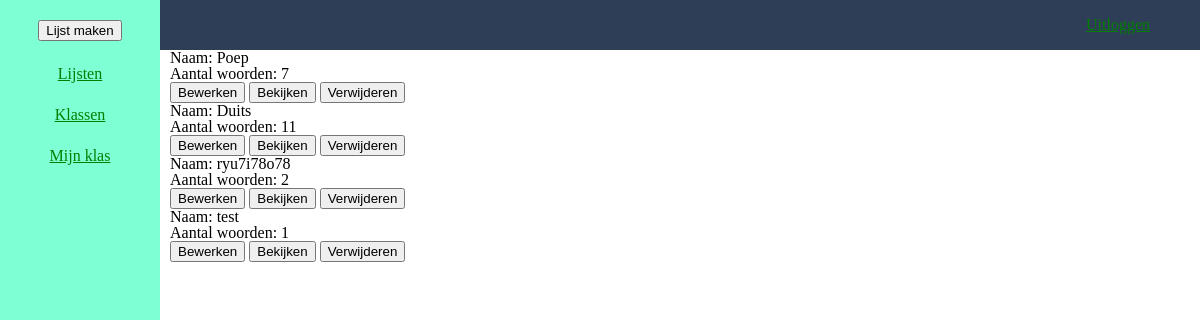
/lijsten?login=success (signed in), run on the app's committed database.
### tables this page shows
CREATE TABLE `woordjes` (
  `woordenLijstId` int(11) NOT NULL,
  `userId` int(11) NOT NULL,
  `woordenLijstNaam` varchar(535) NOT NULL,
  `taalOrigineel` varchar(535) NOT NULL,
  `taalVertaald` varchar(535) NOT NULL,
  `woordenAantal` int(11) NOT NULL,
  `woordenArray` varchar(535) NOT NULL
);

### lijsten.php (the view, shortened to what this page needs)
<?php
include 'loginHeader.php';
include 'sidebar.php';
?>
<main class="main-sidebar">
    <?php
    require "includes/dbh.inc.php";
    $sql = "SELECT * FROM woordjes WHERE userId=? ORDER BY woordenLijstId ASC";
    $stmt = mysqli_stmt_init($conn);
    if(!mysqli_stmt_prepare($stmt, $sql)) {
        header("Location: /?error=sqlerror");
        exit();
    } else {
        mysqli_stmt_bind_param($stmt, "i", $_SESSION['userId']);
        mysqli_stmt_execute($stmt);
        $result = mysqli_stmt_get_result($stmt);
        if(mysqli_num_rows($result) > 0) {
            while($lijst = mysqli_fetch_assoc($result)) {
    ?>
        <div>
            <p><?php echo 'Naam: ' . $lijst['woordenLijstNaam'] ?></p>
            <p><?php echo 'Aantal woorden: ' . $lijst['woordenAantal'] ?></p>
            <button class="bewerkButton">Bewerken</button>
            <button class="bekijkButton">Bekijken</button>
            <button class="verwijderWoordenlijstButton">Verwijderen</button>
        </div>
    <?php
            }
        } else {
            ?>
            <p>Geen lijsten gevonden, klik <a href="lijst-editor">hier</a> om er een aan te maken</p>
            <?php
        }
    }
    ?>
</main>
<?php
include 'defaultFooter.php';
?>

### css/style.css (style rules this page uses)
html, body, div, span, applet, object, iframe, h1, h2, h3, h4, h5, h6, p, blockquote, pre, a, abbr, acronym, address, big, cite, code, del, dfn, em, img, ins, kbd, q, s, samp, small, strike, strong, sub, sup, tt, var, b, u, i, center, dl, dt, dd, ol, ul, li, fieldset, form, label, legend, table, caption, tbody, tfoot, thead, tr, th, td, article, aside, canvas, details, embed, figure, figcaption, footer, header, hgroup, menu, nav, output, ruby, section, summary, time, mark, audio, video { margin: 0; padding: 0; border: 0; font-size: 100%; font: inherit; vertical-align: baseline; }
body { line-height: 1; }
.main-sidebar { margin-left: 160px; padding: 0px 10px; }

### data on the page
woordjes: woordenLijstNaam "Poep", woordenAantal "7"
woordjes: woordenLijstNaam "Duits", woordenAantal "11"
woordjes: woordenLijstNaam "ryu7i78o78", woordenAantal "2"
woordjes: woordenLijstNaam "test", woordenAantal "1"
